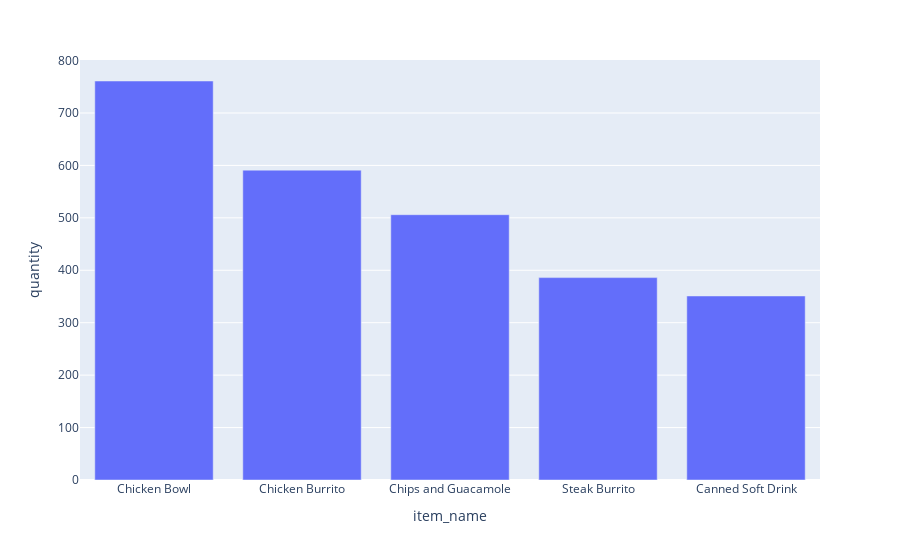

The notebook cell this image was saved under:
### Code cell
import plotly.express as px
fig = px.bar(top5, x='item_name', y='quantity')
fig.show()

### Figure 1 — Plotly figure (JSON) as saved in the notebook; plotly's stock layout.template omitted (floating-point values rounded to 4 significant figures)
{"data": [{"alignmentgroup": "True", "hovertemplate": "item_name=%{x}<br>quantity=%{y}<extra></extra>", "legendgroup": "", "marker": {"color": "#636efa", "pattern": {"shape": ""}}, "name": "", "offsetgroup": "", "orientation": "v", "showlegend": false, "textposition": "auto", "type": "bar", "x": ["Chicken Bowl", "Chicken Burrito", "Chips and Guacamole", "Steak Burrito", "Canned Soft Drink"], "xaxis": "x", "y": [761, 591, 506, 386, 351], "yaxis": "y"}], "layout": {"autosize": true, "barmode": "relative", "legend": {"tracegroupgap": 0}, "margin": {"t": 60}, "xaxis": {"anchor": "y", "autorange": true, "domain": [0, 1], "range": [-0.5, 4.5], "title": {"text": "item_name"}, "type": "category"}, "yaxis": {"anchor": "x", "autorange": true, "domain": [0, 1], "range": [0, 801.1], "title": {"text": "quantity"}, "type": "linear"}}}
